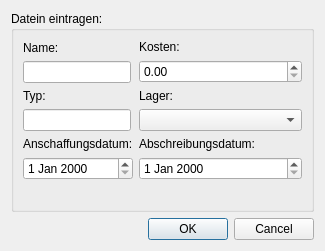
<?xml version="1.0" encoding="UTF-8"?>
<ui version="4.0">
 <class>InsertMaschineDialog</class>
 <widget class="QDialog" name="InsertMaschineDialog">
  <property name="geometry">
   <rect>
    <x>0</x>
    <y>0</y>
    <width>325</width>
    <height>251</height>
   </rect>
  </property>
  <property name="windowTitle">
   <string>Dialog</string>
  </property>
  <layout class="QVBoxLayout" name="verticalLayout_2">
   <item>
    <widget class="QGroupBox" name="groupBox">
     <property name="title">
      <string>Datein eintragen:</string>
     </property>
     <layout class="QFormLayout" name="formLayout">
      <item row="1" column="1">
       <layout class="QVBoxLayout" name="verticalLayout_3">
        <item>
         <widget class="QLabel" name="label_2">
          <property name="text">
           <string>Kosten:</string>
          </property>
         </widget>
        </item>
        <item>
         <widget class="QDoubleSpinBox" name="Kosten">
          <property name="maximum">
           <double>100000.990000000005239</double>
          </property>
         </widget>
        </item>
       </layout>
      </item>
      <item row="2" column="0">
       <layout class="QVBoxLayout" name="verticalLayout_4">
        <item>
         <widget class="QLabel" name="label_3">
          <property name="text">
           <string>Typ:</string>
          </property>
         </widget>
        </item>
        <item>
         <widget class="QLineEdit" name="Typ"/>
        </item>
       </layout>
      </item>
      <item row="3" column="0">
       <layout class="QVBoxLayout" name="verticalLayout_6">
        <item>
         <widget class="QLabel" name="label_5">
          <property name="text">
           <string>Anschaffungsdatum:</string>
          </property>
         </widget>
        </item>
        <item>
         <widget class="QDateEdit" name="Anschaffungsdatum"/>
        </item>
       </layout>
      </item>
      <item row="3" column="1">
       <layout class="QVBoxLayout" name="verticalLayout_7">
        <item>
         <widget class="QLabel" name="label_6">
          <property name="text">
           <string>Abschreibungsdatum:</string>
          </property>
         </widget>
        </item>
        <item>
         <widget class="QDateEdit" name="Abschreibungsdatum"/>
        </item>
       </layout>
      </item>
      <item row="2" column="1">
       <layout class="QVBoxLayout" name="verticalLayout">
        <item>
         <widget class="QLabel" name="label">
          <property name="text">
           <string>Lager:</string>
          </property>
         </widget>
        </item>
        <item>
         <widget class="QComboBox" name="Lager"/>
        </item>
       </layout>
      </item>
      <item row="1" column="0">
       <layout class="QVBoxLayout" name="verticalLayout_5">
        <item>
         <widget class="QLabel" name="label_4">
          <property name="text">
           <string>Name:</string>
          </property>
         </widget>
        </item>
        <item>
         <widget class="QLineEdit" name="Name"/>
        </item>
       </layout>
      </item>
     </layout>
    </widget>
   </item>
   <item>
    <widget class="QDialogButtonBox" name="buttonBox">
     <property name="orientation">
      <enum>Qt::Horizontal</enum>
     </property>
     <property name="standardButtons">
      <set>QDialogButtonBox::Cancel|QDialogButtonBox::Ok</set>
     </property>
    </widget>
   </item>
  </layout>
 </widget>
 <resources/>
 <connections>
  <connection>
   <sender>buttonBox</sender>
   <signal>accepted()</signal>
   <receiver>InsertMaschineDialog</receiver>
   <slot>accept()</slot>
   <hints>
    <hint type="sourcelabel">
     <x>248</x>
     <y>254</y>
    </hint>
    <hint type="destinationlabel">
     <x>157</x>
     <y>274</y>
    </hint>
   </hints>
  </connection>
  <connection>
   <sender>buttonBox</sender>
   <signal>rejected()</signal>
   <receiver>InsertMaschineDialog</receiver>
   <slot>reject()</slot>
   <hints>
    <hint type="sourcelabel">
     <x>316</x>
     <y>260</y>
    </hint>
    <hint type="destinationlabel">
     <x>286</x>
     <y>274</y>
    </hint>
   </hints>
  </connection>
 </connections>
</ui>
